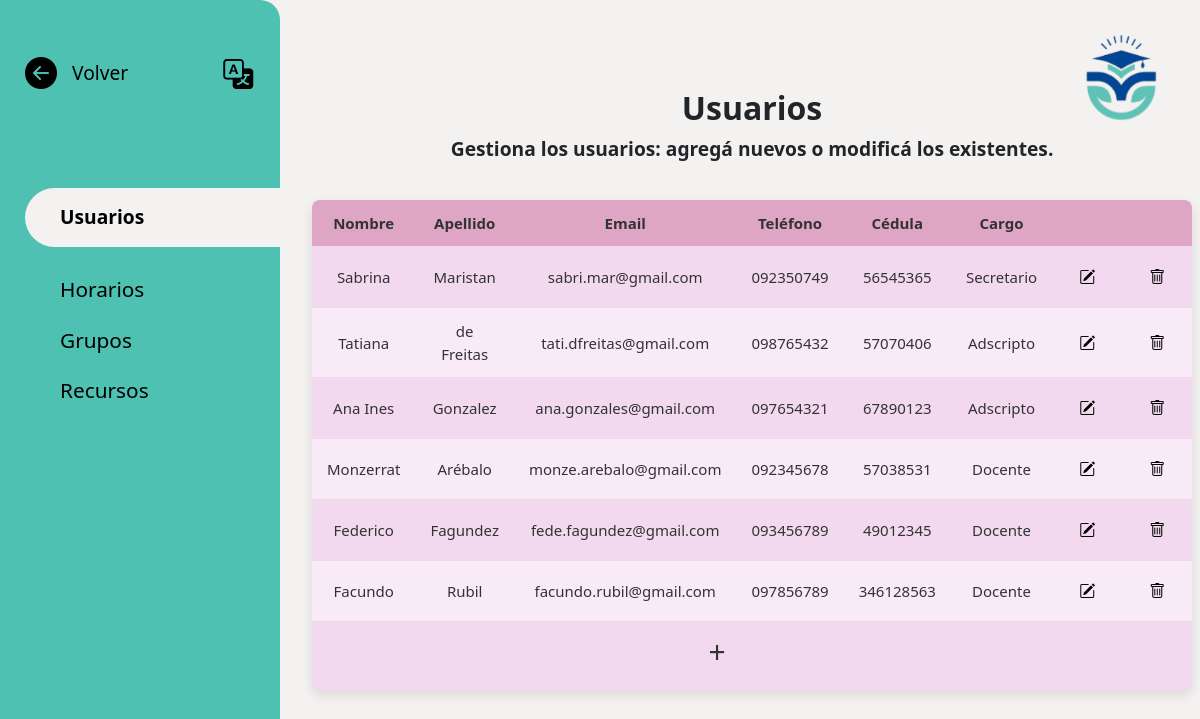
The page /users/secretario/usuario/secretario-usuario.php on the database its author committed.
### tables this page shows
CREATE TABLE usuario (
	id_usuario INT PRIMARY KEY NOT NULL AUTO_INCREMENT,
	nombre_usuario VARCHAR(120) NOT NULL,
	apellido_usuario VARCHAR(120) NOT NULL,
	gmail_usuario VARCHAR(200) NOT NULL,
	telefono_usuario VARCHAR(9) NOT NULL,
	cargo_usuario ENUM('Secretario', 'Docente', 'Adscripto') NOT NULL,
	ci_usuario INT(8) NOT NULL,
	contrasenia_usuario VARCHAR(255) NOT NULL
);

### users/secretario/usuario/secretario-usuario.php (the view, shortened to what this page needs)
<?php
$conn = conectar_bd();
  $sql = "SELECT * FROM usuario";
  $query = mysqli_query($conn, $sql);
  ?>
  <!DOCTYPE html>
  <html lang="es">
  <head>
    <link href="https://cdn.jsdelivr.net/npm/bootstrap@5.3.2/dist/css/bootstrap.min.css" rel="stylesheet"/>
    <link href="https://cdn.jsdelivr.net/npm/bootstrap-icons@1.10.5/font/bootstrap-icons.css" rel="stylesheet">
    <link rel="stylesheet" href="./../../../css/style.css">
  </head>
  <body>
    <div class="contenedor">
      <aside class="barra-lateral d-none d-md-flex flex-column">
        <div class="volverGeneral">
          <div class="volver">
            <a href="../secretario-bienvenida.php"><i class="bi bi-arrow-left-circle-fill icono-volver"></i></a>
            <a href="../secretario-bienvenida.php">Volver</a>
          </div>
          <i class="bi bi-translate traductor-menu"></i>
        </div>
        <a href="secretario-usuario.php" class="fw-semibold seleccionado mb-2">Usuarios</a>
        <a href="../horario/horario-secretario.php" class="nav-opciones">Horarios</a>
        <a href="../grupo/secretario-grupo.php" class="nav-opciones">Grupos</a>
        <a href="/users/secretario/recurso/secretario-recurso.php" class="nav-opciones">Recursos</a>
      </aside>
      <main class="principal">
        <img src="/img/logo.png" alt="Logo" class="logo">
        <h2> Usuarios</h2>
        <p>Gestiona los usuarios: agregá nuevos o modificá los existentes.</p>
        <table class="tabla-secretario">
          <thead>
            <tr>
              <th>Nombre</th>
              <th>Apellido</th>
              <th>Email</th>
              <th>Teléfono</th>
              <th>Cédula</th>
              <th>Cargo</th>
              <th></th>
              <th></th>
            </tr>
          </thead>
          <tbody>
            <?php while($row = mysqli_fetch_array($query)): ?>
            <tr>
              <td><?= $row['nombre_usuario'] ?></td>
              <td><?= $row['apellido_usuario'] ?></td>
              <td><?= $row['gmail_usuario'] ?></td>
              <td><?= $row['telefono_usuario'] ?></td>
              <td><?= $row['ci_usuario'] ?></td>
              <td><?= $row['cargo_usuario'] ?></td>
              <td>
                  <a class="editar btn" data-bs-toggle="modal" data-bs-target="#update_modal<?= $row['id_usuario'] ?>">
                  <i class="bi bi-pencil-square"></i>
                </a>
              </td>
              <td>
                  <a href="delete_user_secretario.php?id_usuario=<?= $row['id_usuario'] ?>" class="eliminar btn">
                  <i class="bi bi-trash"></i>
                </a>
              </td>
            </tr>
            <?php endwhile; ?>
            <tr><td colspan="7" class="text-center">
              <h4 class="agregar"
                          data-bs-toggle="modal"
                          data-bs-target="#modalUsuario"
                          onclick="document.getElementById('accion').value='insertar';">+
                </h4>
                <td></td>
            </td></tr>
          </tbody>
        </table>
      </main>
    </div>
  </body>
  </html>

### css/style.css (style rules this page uses)
:root { --color-fondo: #f4f2f0; --color-barra-lateral: #4ec1b2; --color-estudiante: #6a98e3; --color-adscripto: #61dcb1; --color-docente: #F4B97D; --color-secretaria: #DEA5C4; --color-letras-general: #333; }
body { font-family: 'Segoe UI', sans-serif; background-color: var(--color-fondo); padding: 0px; margin: 0px; }
a { text-decoration: none; }
.contenedor { display: grid; grid-template-columns: 280px 1fr; min-height: 100vh; }
.barra-lateral { background-color: var(--color-barra-lateral); border-top-right-radius: 20px; border-bottom-right-radius: 20px; padding: 30px 66px 30px 25px; color: black; display: flex; flex-direction: column; gap: 1.2rem; }
.principal { display: flex; flex-direction: column; align-items: center; justify-content: center; text-align: center; padding: 2rem; }
.volverGeneral { display: flex; align-items: baseline; justify-content: space-between; gap: 10px; font-size: 1.2rem; color: black; text-decoration: none; margin-bottom: 40px; font-weight: 500; }
.volver { display: flex; align-items: center; justify-content: space-around; gap: 15px; margin-bottom: 2rem; }
.icono-volver { font-size: 2rem; }
.volver a { color: black; }
.nav-opciones { display: flex; font-size: 1.3rem; color: black; border: none; background-color: transparent; text-align: left; padding: 0 35px; }
.seleccionado { display: flex; font-size: 1.2rem; border-style: solid; border-color: var(--color-fondo); border-width: 15px 350px 15px 15px; border-radius: 40px 40px 40px 40px; background-color: var(--color-fondo); color: black; padding: 0 20px; }
.seleccionado, .nav-opciones { white-space: nowrap; }
.logo { position: fixed; top: 30px; right: 30px; width: 100px; }
.traductor-menu { margin: 5px; font-size: 30px; cursor: pointer; padding-left: 5rem; padding-top: 1rem; }
.principal h2 { font-weight: 700; }
.principal p { font-size: 1.2rem; font-weight: 550; }
.tabla-secretario { width: 100%; max-width: 800px; border-collapse: collapse; background-color: #f3d9ef; border-radius: 8px; overflow: hidden; }
.tabla-secretario th { background-color: var(--color-secretaria); }
.tabla-secretario tbody tr:nth-child(even) { background-color: #f9eaf8; }
table { width: 80%; margin: 20px auto; background: #fffafc; color: var(--color-letras-general); overflow: hidden; box-shadow: 0 4px 12px rgba(0,0,0,0.1); font-size: 15px; }
table th, table td { padding: 12px 15px; text-align: center; border-bottom: 1px solid #f1d9e3; }
table th { background: var(--color-estudiante); color: var(--color-letras-general); font-weight: bold; }
table tr:nth-child(even) { background: #e2e8e6; }
.btn { color: black; background-color: transparent; border: none; }
.bi.bi-pencil-square::before { color: black; background-color: transparent; border: none; }
.bi.bi-trash::before { color: black; }
h4 { cursor: pointer; font-size: 30px; }
.btn { cursor: pointer; }

### rows shown on the page
usuario: nombre_usuario "Sabrina", apellido_usuario "Maristan", gmail_usuario "sabri.mar@gmail.com", telefono_usuario "092350749", ci_usuario "56545365", cargo_usuario "Secretario"
usuario: nombre_usuario "Tatiana", apellido_usuario "de Freitas", gmail_usuario "tati.dfreitas@gmail.com", telefono_usuario "098765432", ci_usuario "57070406", cargo_usuario "Adscripto"
usuario: nombre_usuario "Ana Ines", apellido_usuario "Gonzalez", gmail_usuario "ana.gonzales@gmail.com", telefono_usuario "097654321", ci_usuario "67890123", cargo_usuario "Adscripto"
usuario: nombre_usuario "Monzerrat", apellido_usuario "Arébalo", gmail_usuario "monze.arebalo@gmail.com", telefono_usuario "092345678", ci_usuario "57038531", cargo_usuario "Docente"
usuario: nombre_usuario "Federico", apellido_usuario "Fagundez", gmail_usuario "fede.fagundez@gmail.com", telefono_usuario "093456789", ci_usuario "49012345", cargo_usuario "Docente"
usuario: nombre_usuario "Facundo", apellido_usuario "Rubil", gmail_usuario "facundo.rubil@gmail.com", telefono_usuario "097856789", ci_usuario "346128563", cargo_usuario "Docente"
